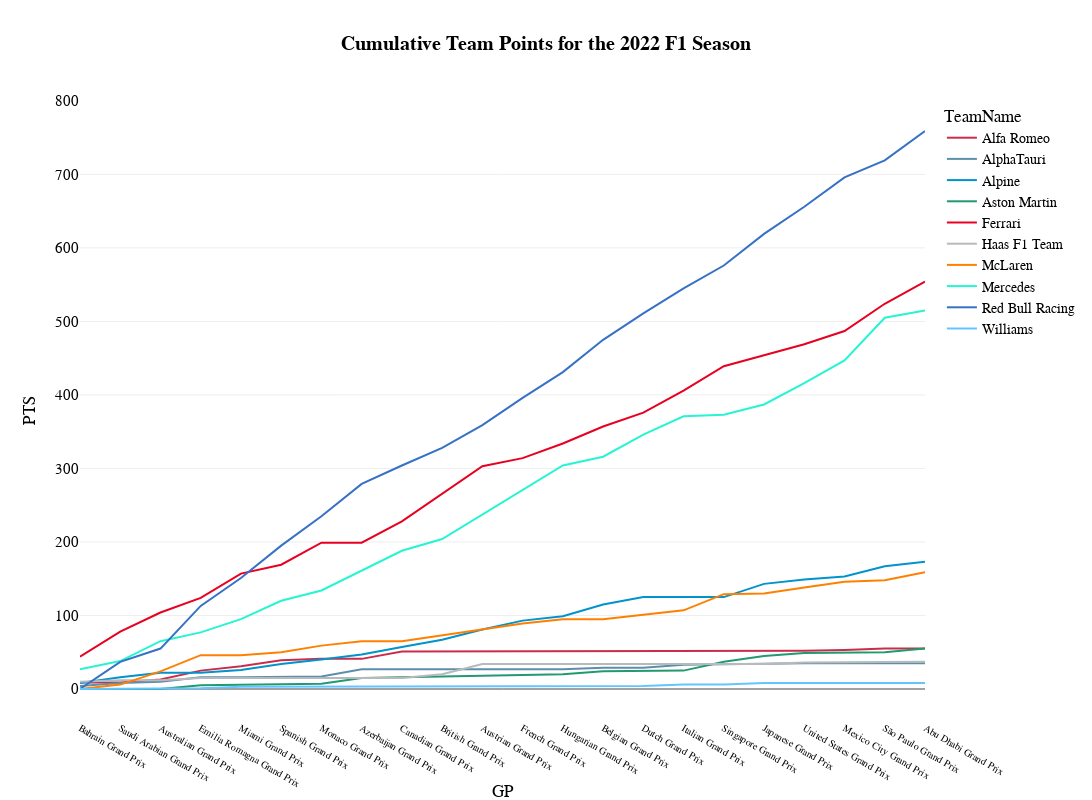

This figure's notebook cell:
### Code cell
fig_team=px.line(
        df_team, 
        x="GP", 
        y="PTS", 
        color='TeamName', 
        # markers=True,
        hover_data=['TeamName','Year', 'GP', 'RoundNumber','EventFormat'], 
        template="xgridoff",
        title="<b>Cumulative Team Points for the {} F1 Season</b>".format(years),
        height=800, 
        width=1200,
        color_discrete_map={
                 "Alpine": "#0093cc",
                 "Aston Martin": "#229971",
                 "Ferrari": "#E80020",
                 "Haas F1 Team": "#B6BABD",
                 "Kick Sauber": "#52e252",
                 "McLaren": "#FF8000",
                 "Mercedes": "#27F4D2",
                 "RB": "#6692FF",
                 "Red Bull Racing": "#3671C6",
                 "Williams": "#64C4FF" ,
                 "Alfa Romeo":"#C92D4B",
                 "AlphaTauri":"#5E8FAA",
                 "Racing Point":"#F596C8",
                 "Renault":"#FFF500",
                 "Toro Rosso":"#469bff",
                 "Force India":"#F596C8",
                 "Sauber":"#9B0000"
                 }
        )
fig_team.update_layout(
    yaxis = dict(tickfont = dict(size=15)),
    xaxis = dict(tickfont = dict(size=10)),
    font=dict(
        family="PT Sans Narrow",
        size=14,
        color="Black"
    ),
    title_font_family="PT Sans Narrow",
    # margin=dict(l=10, r=5, t=55, b=20),
    hoverlabel=dict(
    bgcolor="white",
    font_size=16,
    font_family="PT Sans Narrow"
    ),

)

### Figure 1 — Plotly figure (JSON) as saved in the notebook; plotly's stock layout.template omitted (floating-point values rounded to 4 significant figures)
{"data": [{"customdata": [["Alfa Romeo", 2022, 1, "conventional"], ["Alfa Romeo", 2022, 2, "conventional"], ["Alfa Romeo", 2022, 3, "conventional"], ["Alfa Romeo", 2022, 4, "sprint"], ["Alfa Romeo", 2022, 5, "conventional"], ["Alfa Romeo", 2022, 6, "conventional"], ["Alfa Romeo", 2022, 7, "conventional"], ["Alfa Romeo", 2022, 8, "conventional"], ["Alfa Romeo", 2022, 9, "conventional"], ["Alfa Romeo", 2022, 10, "conventional"], ["Alfa Romeo", 2022, 11, "sprint"], ["Alfa Romeo", 2022, 12, "conventional"], ["Alfa Romeo", 2022, 13, "conventional"], ["Alfa Romeo", 2022, 14, "conventional"], ["Alfa Romeo", 2022, 15, "conventional"], ["Alfa Romeo", 2022, 16, "conventional"], ["Alfa Romeo", 2022, 17, "conventional"], ["Alfa Romeo", 2022, 18, "conventional"], ["Alfa Romeo", 2022, 19, "conventional"], ["Alfa Romeo", 2022, 20, "conventional"], ["Alfa Romeo", 2022, 21, "sprint"], ["Alfa Romeo", 2022, 22, "conventional"]], "hovertemplate": "TeamName=%{customdata[0]}<br>GP=%{x}<br>PTS=%{y}<br>Year=%{customdata[1]}<br>RoundNumber=%{customdata[2]}<br>EventFormat=%{customdata[3]}<extra></extra>", "legendgroup": "Alfa Romeo", "line": {"color": "#C92D4B", "dash": "solid"}, "marker": {"symbol": "circle"}, "mode": "lines", "name": "Alfa Romeo", "orientation": "v", "showlegend": true, "type": "scatter", "x": ["Bahrain Grand Prix", "Saudi Arabian Grand Prix", "Australian Grand Prix", "Emilia Romagna Grand Prix", "Miami Grand Prix", "Spanish Grand Prix", "Monaco Grand Prix", "Azerbaijan Grand Prix", "Canadian Grand Prix", "British Grand Prix", "Austrian Grand Prix", "French Grand Prix", "Hungarian Grand Prix", "Belgian Grand Prix", "Dutch Grand Prix", "Italian Grand Prix", "Singapore Grand Prix", "Japanese Grand Prix", "United States Grand Prix", "Mexico City Grand Prix", "São Paulo Grand Prix", "Abu Dhabi Grand Prix"], "xaxis": "x", "y": [9, 9, 13, 25, 31, 39, 41, 41, 51, 51, 51, 51, 51, 51, 51, 52, 52, 52, 52, 53, 55, 55], "yaxis": "y"}, {"customdata": [["AlphaTauri", 2022, 1, "conventional"], ["AlphaTauri", 2022, 2, "conventional"], ["AlphaTauri", 2022, 3, "conventional"], ["AlphaTauri", 2022, 4, "sprint"], ["AlphaTauri", 2022, 5, "conventional"], ["AlphaTauri", 2022, 6, "conventional"], ["AlphaTauri", 2022, 7, "conventional"], ["AlphaTauri", 2022, 8, "conventional"], ["AlphaTauri", 2022, 9, "conventional"], ["AlphaTauri", 2022, 10, "conventional"], ["AlphaTauri", 2022, 11, "sprint"], ["AlphaTauri", 2022, 12, "conventional"], ["AlphaTauri", 2022, 13, "conventional"], ["AlphaTauri", 2022, 14, "conventional"], ["AlphaTauri", 2022, 15, "conventional"], ["AlphaTauri", 2022, 16, "conventional"], ["AlphaTauri", 2022, 17, "conventional"], ["AlphaTauri", 2022, 18, "conventional"], ["AlphaTauri", 2022, 19, "conventional"], ["AlphaTauri", 2022, 20, "conventional"], ["AlphaTauri", 2022, 21, "sprint"], ["AlphaTauri", 2022, 22, "conventional"]], "hovertemplate": "TeamName=%{customdata[0]}<br>GP=%{x}<br>PTS=%{y}<br>Year=%{customdata[1]}<br>RoundNumber=%{customdata[2]}<br>EventFormat=%{customdata[3]}<extra></extra>", "legendgroup": "AlphaTauri", "line": {"color": "#5E8FAA", "dash": "solid"}, "marker": {"symbol": "circle"}, "mode": "lines", "name": "AlphaTauri", "orientation": "v", "showlegend": true, "type": "scatter", "x": ["Bahrain Grand Prix", "Saudi Arabian Grand Prix", "Australian Grand Prix", "Emilia Romagna Grand Prix", "Miami Grand Prix", "Spanish Grand Prix", "Monaco Grand Prix", "Azerbaijan Grand Prix", "Canadian Grand Prix", "British Grand Prix", "Austrian Grand Prix", "French Grand Prix", "Hungarian Grand Prix", "Belgian Grand Prix", "Dutch Grand Prix", "Italian Grand Prix", "Singapore Grand Prix", "Japanese Grand Prix", "United States Grand Prix", "Mexico City Grand Prix", "São Paulo Grand Prix", "Abu Dhabi Grand Prix"], "xaxis": "x", "y": [4, 8, 10, 16, 16, 17, 17, 27, 27, 27, 27, 27, 27, 29, 29, 33, 34, 34, 35, 35, 35, 35], "yaxis": "y"}, {"customdata": [["Alpine", 2022, 1, "conventional"], ["Alpine", 2022, 2, "conventional"], ["Alpine", 2022, 3, "conventional"], ["Alpine", 2022, 4, "sprint"], ["Alpine", 2022, 5, "conventional"], ["Alpine", 2022, 6, "conventional"], ["Alpine", 2022, 7, "conventional"], ["Alpine", 2022, 8, "conventional"], ["Alpine", 2022, 9, "conventional"], ["Alpine", 2022, 10, "conventional"], ["Alpine", 2022, 11, "sprint"], ["Alpine", 2022, 12, "conventional"], ["Alpine", 2022, 13, "conventional"], ["Alpine", 2022, 14, "conventional"], ["Alpine", 2022, 15, "conventional"], ["Alpine", 2022, 16, "conventional"], ["Alpine", 2022, 17, "conventional"], ["Alpine", 2022, 18, "conventional"], ["Alpine", 2022, 19, "conventional"], ["Alpine", 2022, 20, "conventional"], ["Alpine", 2022, 21, "sprint"], ["Alpine", 2022, 22, "conventional"]], "hovertemplate": "TeamName=%{customdata[0]}<br>GP=%{x}<br>PTS=%{y}<br>Year=%{customdata[1]}<br>RoundNumber=%{customdata[2]}<br>EventFormat=%{customdata[3]}<extra></extra>", "legendgroup": "Alpine", "line": {"color": "#0093cc", "dash": "solid"}, "marker": {"symbol": "circle"}, "mode": "lines", "name": "Alpine", "orientation": "v", "showlegend": true, "type": "scatter", "x": ["Bahrain Grand Prix", "Saudi Arabian Grand Prix", "Australian Grand Prix", "Emilia Romagna Grand Prix", "Miami Grand Prix", "Spanish Grand Prix", "Monaco Grand Prix", "Azerbaijan Grand Prix", "Canadian Grand Prix", "British Grand Prix", "Austrian Grand Prix", "French Grand Prix", "Hungarian Grand Prix", "Belgian Grand Prix", "Dutch Grand Prix", "Italian Grand Prix", "Singapore Grand Prix", "Japanese Grand Prix", "United States Grand Prix", "Mexico City Grand Prix", "São Paulo Grand Prix", "Abu Dhabi Grand Prix"], "xaxis": "x", "y": [8, 16, 22, 22, 26, 34, 40, 47, 57, 67, 81, 93, 99, 115, 125, 125, 125, 143, 149, 153, 167, 173], "yaxis": "y"}, {"customdata": [["Aston Martin", 2022, 1, "conventional"], ["Aston Martin", 2022, 2, "conventional"], ["Aston Martin", 2022, 3, "conventional"], ["Aston Martin", 2022, 4, "sprint"], ["Aston Martin", 2022, 5, "conventional"], ["Aston Martin", 2022, 6, "conventional"], ["Aston Martin", 2022, 7, "conventional"], ["Aston Martin", 2022, 8, "conventional"], ["Aston Martin", 2022, 9, "conventional"], ["Aston Martin", 2022, 10, "conventional"], ["Aston Martin", 2022, 11, "sprint"], ["Aston Martin", 2022, 12, "conventional"], ["Aston Martin", 2022, 13, "conventional"], ["Aston Martin", 2022, 14, "conventional"], ["Aston Martin", 2022, 15, "conventional"], ["Aston Martin", 2022, 16, "conventional"], ["Aston Martin", 2022, 17, "conventional"], ["Aston Martin", 2022, 18, "conventional"], ["Aston Martin", 2022, 19, "conventional"], ["Aston Martin", 2022, 20, "conventional"], ["Aston Martin", 2022, 21, "sprint"], ["Aston Martin", 2022, 22, "conventional"]], "hovertemplate": "TeamName=%{customdata[0]}<br>GP=%{x}<br>PTS=%{y}<br>Year=%{customdata[1]}<br>RoundNumber=%{customdata[2]}<br>EventFormat=%{customdata[3]}<extra></extra>", "legendgroup": "Aston Martin", "line": {"color": "#229971", "dash": "solid"}, "marker": {"symbol": "circle"}, "mode": "lines", "name": "Aston Martin", "orientation": "v", "showlegend": true, "type": "scatter", "x": ["Bahrain Grand Prix", "Saudi Arabian Grand Prix", "Australian Grand Prix", "Emilia Romagna Grand Prix", "Miami Grand Prix", "Spanish Grand Prix", "Monaco Grand Prix", "Azerbaijan Grand Prix", "Canadian Grand Prix", "British Grand Prix", "Austrian Grand Prix", "French Grand Prix", "Hungarian Grand Prix", "Belgian Grand Prix", "Dutch Grand Prix", "Italian Grand Prix", "Singapore Grand Prix", "Japanese Grand Prix", "United States Grand Prix", "Mexico City Grand Prix", "São Paulo Grand Prix", "Abu Dhabi Grand Prix"], "xaxis": "x", "y": [0, 0, 0, 5, 6, 6, 7, 15, 16, 18, 18, 19, 20, 24, 25, 25, 37, 45, 49, 49, 50, 55], "yaxis": "y"}, {"customdata": [["Ferrari", 2022, 1, "conventional"], ["Ferrari", 2022, 2, "conventional"], ["Ferrari", 2022, 3, "conventional"], ["Ferrari", 2022, 4, "sprint"], ["Ferrari", 2022, 5, "conventional"], ["Ferrari", 2022, 6, "conventional"], ["Ferrari", 2022, 7, "conventional"], ["Ferrari", 2022, 8, "conventional"], ["Ferrari", 2022, 9, "conventional"], ["Ferrari", 2022, 10, "conventional"], ["Ferrari", 2022, 11, "sprint"], ["Ferrari", 2022, 12, "conventional"], ["Ferrari", 2022, 13, "conventional"], ["Ferrari", 2022, 14, "conventional"], ["Ferrari", 2022, 15, "conventional"], ["Ferrari", 2022, 16, "conventional"], ["Ferrari", 2022, 17, "conventional"], ["Ferrari", 2022, 18, "conventional"], ["Ferrari", 2022, 19, "conventional"], ["Ferrari", 2022, 20, "conventional"], ["Ferrari", 2022, 21, "sprint"], ["Ferrari", 2022, 22, "conventional"]], "hovertemplate": "TeamName=%{customdata[0]}<br>GP=%{x}<br>PTS=%{y}<br>Year=%{customdata[1]}<br>RoundNumber=%{customdata[2]}<br>EventFormat=%{customdata[3]}<extra></extra>", "legendgroup": "Ferrari", "line": {"color": "#E80020", "dash": "solid"}, "marker": {"symbol": "circle"}, "mode": "lines", "name": "Ferrari", "orientation": "v", "showlegend": true, "type": "scatter", "x": ["Bahrain Grand Prix", "Saudi Arabian Grand Prix", "Australian Grand Prix", "Emilia Romagna Grand Prix", "Miami Grand Prix", "Spanish Grand Prix", "Monaco Grand Prix", "Azerbaijan Grand Prix", "Canadian Grand Prix", "British Grand Prix", "Austrian Grand Prix", "French Grand Prix", "Hungarian Grand Prix", "Belgian Grand Prix", "Dutch Grand Prix", "Italian Grand Prix", "Singapore Grand Prix", "Japanese Grand Prix", "United States Grand Prix", "Mexico City Grand Prix", "São Paulo Grand Prix", "Abu Dhabi Grand Prix"], "xaxis": "x", "y": [44, 78, 104, 124, 157, 169, 199, 199, 228, 265, 303, 314, 334, 357, 376, 406, 439, 454, 469, 487, 524, 554], "yaxis": "y"}, {"customdata": [["Haas F1 Team", 2022, 1, "conventional"], ["Haas F1 Team", 2022, 2, "conventional"], ["Haas F1 Team", 2022, 3, "conventional"], ["Haas F1 Team", 2022, 4, "sprint"], ["Haas F1 Team", 2022, 5, "conventional"], ["Haas F1 Team", 2022, 6, "conventional"], ["Haas F1 Team", 2022, 7, "conventional"], ["Haas F1 Team", 2022, 8, "conventional"], ["Haas F1 Team", 2022, 9, "conventional"], ["Haas F1 Team", 2022, 10, "conventional"], ["Haas F1 Team", 2022, 11, "sprint"], ["Haas F1 Team", 2022, 12, "conventional"], ["Haas F1 Team", 2022, 13, "conventional"], ["Haas F1 Team", 2022, 14, "conventional"], ["Haas F1 Team", 2022, 15, "conventional"], ["Haas F1 Team", 2022, 16, "conventional"], ["Haas F1 Team", 2022, 17, "conventional"], ["Haas F1 Team", 2022, 18, "conventional"], ["Haas F1 Team", 2022, 19, "conventional"], ["Haas F1 Team", 2022, 20, "conventional"], ["Haas F1 Team", 2022, 21, "sprint"], ["Haas F1 Team", 2022, 22, "conventional"]], "hovertemplate": "TeamName=%{customdata[0]}<br>GP=%{x}<br>PTS=%{y}<br>Year=%{customdata[1]}<br>RoundNumber=%{customdata[2]}<br>EventFormat=%{customdata[3]}<extra></extra>", "legendgroup": "Haas F1 Team", "line": {"color": "#B6BABD", "dash": "solid"}, "marker": {"symbol": "circle"}, "mode": "lines", "name": "Haas F1 Team", "orientation": "v", "showlegend": true, "type": "scatter", "x": ["Bahrain Grand Prix", "Saudi Arabian Grand Prix", "Australian Grand Prix", "Emilia Romagna Grand Prix", "Miami Grand Prix", "Spanish Grand Prix", "Monaco Grand Prix", "Azerbaijan Grand Prix", "Canadian Grand Prix", "British Grand Prix", "Austrian Grand Prix", "French Grand Prix", "Hungarian Grand Prix", "Belgian Grand Prix", "Dutch Grand Prix", "Italian Grand Prix", "Singapore Grand Prix", "Japanese Grand Prix", "United States Grand Prix", "Mexico City Grand Prix", "São Paulo Grand Prix", "Abu Dhabi Grand Prix"], "xaxis": "x", "y": [10, 12, 12, 15, 15, 15, 15, 15, 15, 20, 34, 34, 34, 34, 34, 34, 34, 34, 36, 36, 37, 37], "yaxis": "y"}, {"customdata": [["McLaren", 2022, 1, "conventional"], ["McLaren", 2022, 2, "conventional"], ["McLaren", 2022, 3, "conventional"], ["McLaren", 2022, 4, "sprint"], ["McLaren", 2022, 5, "conventional"], ["McLaren", 2022, 6, "conventional"], ["McLaren", 2022, 7, "conventional"], ["McLaren", 2022, 8, "conventional"], ["McLaren", 2022, 9, "conventional"], ["McLaren", 2022, 10, "conventional"], ["McLaren", 2022, 11, "sprint"], ["McLaren", 2022, 12, "conventional"], ["McLaren", 2022, 13, "conventional"], ["McLaren", 2022, 14, "conventional"], ["McLaren", 2022, 15, "conventional"], ["McLaren", 2022, 16, "conventional"], ["McLaren", 2022, 17, "conventional"], ["McLaren", 2022, 18, "conventional"], ["McLaren", 2022, 19, "conventional"], ["McLaren", 2022, 20, "conventional"], ["McLaren", 2022, 21, "sprint"], ["McLaren", 2022, 22, "conventional"]], "hovertemplate": "TeamName=%{customdata[0]}<br>GP=%{x}<br>PTS=%{y}<br>Year=%{customdata[1]}<br>RoundNumber=%{customdata[2]}<br>EventFormat=%{customdata[3]}<extra></extra>", "legendgroup": "McLaren", "line": {"color": "#FF8000", "dash": "solid"}, "marker": {"symbol": "circle"}, "mode": "lines", "name": "McLaren", "orientation": "v", "showlegend": true, "type": "scatter", "x": ["Bahrain Grand Prix", "Saudi Arabian Grand Prix", "Australian Grand Prix", "Emilia Romagna Grand Prix", "Miami Grand Prix", "Spanish Grand Prix", "Monaco Grand Prix", "Azerbaijan Grand Prix", "Canadian Grand Prix", "British Grand Prix", "Austrian Grand Prix", "French Grand Prix", "Hungarian Grand Prix", "Belgian Grand Prix", "Dutch Grand Prix", "Italian Grand Prix", "Singapore Grand Prix", "Japanese Grand Prix", "United States Grand Prix", "Mexico City Grand Prix", "São Paulo Grand Prix", "Abu Dhabi Grand Prix"], "xaxis": "x", "y": [0, 6, 24, 46, 46, 50, 59, 65, 65, 73, 81, 89, 95, 95, 101, 107, 129, 130, 138, 146, 148, 159], "yaxis": "y"}, {"customdata": [["Mercedes", 2022, 1, "conventional"], ["Mercedes", 2022, 2, "conventional"], ["Mercedes", 2022, 3, "conventional"], ["Mercedes", 2022, 4, "sprint"], ["Mercedes", 2022, 5, "conventional"], ["Mercedes", 2022, 6, "conventional"], ["Mercedes", 2022, 7, "conventional"], ["Mercedes", 2022, 8, "conventional"], ["Mercedes", 2022, 9, "conventional"], ["Mercedes", 2022, 10, "conventional"], ["Mercedes", 2022, 11, "sprint"], ["Mercedes", 2022, 12, "conventional"], ["Mercedes", 2022, 13, "conventional"], ["Mercedes", 2022, 14, "conventional"], ["Mercedes", 2022, 15, "conventional"], ["Mercedes", 2022, 16, "conventional"], ["Mercedes", 2022, 17, "conventional"], ["Mercedes", 2022, 18, "conventional"], ["Mercedes", 2022, 19, "conventional"], ["Mercedes", 2022, 20, "conventional"], ["Mercedes", 2022, 21, "sprint"], ["Mercedes", 2022, 22, "conventional"]], "hovertemplate": "TeamName=%{customdata[0]}<br>GP=%{x}<br>PTS=%{y}<br>Year=%{customdata[1]}<br>RoundNumber=%{customdata[2]}<br>EventFormat=%{customdata[3]}<extra></extra>", "legendgroup": "Mercedes", "line": {"color": "#27F4D2", "dash": "solid"}, "marker": {"symbol": "circle"}, "mode": "lines", "name": "Mercedes", "orientation": "v", "showlegend": true, "type": "scatter", "x": ["Bahrain Grand Prix", "Saudi Arabian Grand Prix", "Australian Grand Prix", "Emilia Romagna Grand Prix", "Miami Grand Prix", "Spanish Grand Prix", "Monaco Grand Prix", "Azerbaijan Grand Prix", "Canadian Grand Prix", "British Grand Prix", "Austrian Grand Prix", "French Grand Prix", "Hungarian Grand Prix", "Belgian Grand Prix", "Dutch Grand Prix", "Italian Grand Prix", "Singapore Grand Prix", "Japanese Grand Prix", "United States Grand Prix", "Mexico City Grand Prix", "São Paulo Grand Prix", "Abu Dhabi Grand Prix"], "xaxis": "x", "y": [27, 38, 65, 77, 95, 120, 134, 161, 188, 204, 237, 270, 304, 316, 346, 371, 373, 387, 416, 447, 505, 515], "yaxis": "y"}, {"customdata": [["Red Bull Racing", 2022, 1, "conventional"], ["Red Bull Racing", 2022, 2, "conventional"], ["Red Bull Racing", 2022, 3, "conventional"], ["Red Bull Racing", 2022, 4, "sprint"], ["Red Bull Racing", 2022, 5, "conventional"], ["Red Bull Racing", 2022, 6, "conventional"], ["Red Bull Racing", 2022, 7, "conventional"], ["Red Bull Racing", 2022, 8, "conventional"], ["Red Bull Racing", 2022, 9, "conventional"], ["Red Bull Racing", 2022, 10, "conventional"], ["Red Bull Racing", 2022, 11, "sprint"], ["Red Bull Racing", 2022, 12, "conventional"], ["Red Bull Racing", 2022, 13, "conventional"], ["Red Bull Racing", 2022, 14, "conventional"], ["Red Bull Racing", 2022, 15, "conventional"], ["Red Bull Racing", 2022, 16, "conventional"], ["Red Bull Racing", 2022, 17, "conventional"], ["Red Bull Racing", 2022, 18, "conventional"], ["Red Bull Racing", 2022, 19, "conventional"], ["Red Bull Racing", 2022, 20, "conventional"], ["Red Bull Racing", 2022, 21, "sprint"], ["Red Bull Racing", 2022, 22, "conventional"]], "hovertemplate": "TeamName=%{customdata[0]}<br>GP=%{x}<br>PTS=%{y}<br>Year=%{customdata[1]}<br>RoundNumber=%{customdata[2]}<br>EventFormat=%{customdata[3]}<extra></extra>", "legendgroup": "Red Bull Racing", "line": {"color": "#3671C6", "dash": "solid"}, "marker": {"symbol": "circle"}, "mode": "lines", "name": "Red Bull Racing", "orientation": "v", "showlegend": true, "type": "scatter", "x": ["Bahrain Grand Prix", "Saudi Arabian Grand Prix", "Australian Grand Prix", "Emilia Romagna Grand Prix", "Miami Grand Prix", "Spanish Grand Prix", "Monaco Grand Prix", "Azerbaijan Grand Prix", "Canadian Grand Prix", "British Grand Prix", "Austrian Grand Prix", "French Grand Prix", "Hungarian Grand Prix", "Belgian Grand Prix", "Dutch Grand Prix", "Italian Grand Prix", "Singapore Grand Prix", "Japanese Grand Prix", "United States Grand Prix", "Mexico City Grand Prix", "São Paulo Grand Prix", "Abu Dhabi Grand Prix"], "xaxis": "x", "y": [0, 37, 55, 113, 151, 195, 235, 279, 304, 328, 359, 396, 431, 475, 511, 545, 576, 619, 656, 696, 719, 759], "yaxis": "y"}, {"customdata": [["Williams", 2022, 1, "conventional"], ["Williams", 2022, 2, "conventional"], ["Williams", 2022, 3, "conventional"], ["Williams", 2022, 4, "sprint"], ["Williams", 2022, 5, "conventional"], ["Williams", 2022, 6, "conventional"], ["Williams", 2022, 7, "conventional"], ["Williams", 2022, 8, "conventional"], ["Williams", 2022, 9, "conventional"], ["Williams", 2022, 10, "conventional"], ["Williams", 2022, 11, "sprint"], ["Williams", 2022, 12, "conventional"], ["Williams", 2022, 13, "conventional"], ["Williams", 2022, 14, "conventional"], ["Williams", 2022, 15, "conventional"], ["Williams", 2022, 16, "conventional"], ["Williams", 2022, 17, "conventional"], ["Williams", 2022, 18, "conventional"], ["Williams", 2022, 19, "conventional"], ["Williams", 2022, 20, "conventional"], ["Williams", 2022, 21, "sprint"], ["Williams", 2022, 22, "conventional"]], "hovertemplate": "TeamName=%{customdata[0]}<br>GP=%{x}<br>PTS=%{y}<br>Year=%{customdata[1]}<br>RoundNumber=%{customdata[2]}<br>EventFormat=%{customdata[3]}<extra></extra>", "legendgroup": "Williams", "line": {"color": "#64C4FF", "dash": "solid"}, "marker": {"symbol": "circle"}, "mode": "lines", "name": "Williams", "orientation": "v", "showlegend": true, "type": "scatter", "x": ["Bahrain Grand Prix", "Saudi Arabian Grand Prix", "Australian Grand Prix", "Emilia Romagna Grand Prix", "Miami Grand Prix", "Spanish Grand Prix", "Monaco Grand Prix", "Azerbaijan Grand Prix", "Canadian Grand Prix", "British Grand Prix", "Austrian Grand Prix", "French Grand Prix", "Hungarian Grand Prix", "Belgian Grand Prix", "Dutch Grand Prix", "Italian Grand Prix", "Singapore Grand Prix", "Japanese Grand Prix", "United States Grand Prix", "Mexico City Grand Prix", "São Paulo Grand Prix", "Abu Dhabi Grand Prix"], "xaxis": "x", "y": [0, 0, 1, 1, 3, 3, 3, 3, 3, 3, 3, 3, 3, 4, 4, 6, 6, 8, 8, 8, 8, 8], "yaxis": "y"}], "layout": {"font": {"color": "Black", "family": "PT Sans Narrow", "size": 14}, "height": 800, "hoverlabel": {"bgcolor": "white", "font": {"family": "PT Sans Narrow", "size": 16}}, "legend": {"title": {"text": "TeamName"}, "tracegroupgap": 0}, "title": {"font": {"family": "PT Sans Narrow"}, "text": "<b>Cumulative Team Points for the 2022 F1 Season</b>"}, "width": 1200, "xaxis": {"anchor": "y", "domain": [0, 1], "tickfont": {"size": 10}, "title": {"text": "GP"}}, "yaxis": {"anchor": "x", "domain": [0, 1], "tickfont": {"size": 15}, "title": {"text": "PTS"}}}}
